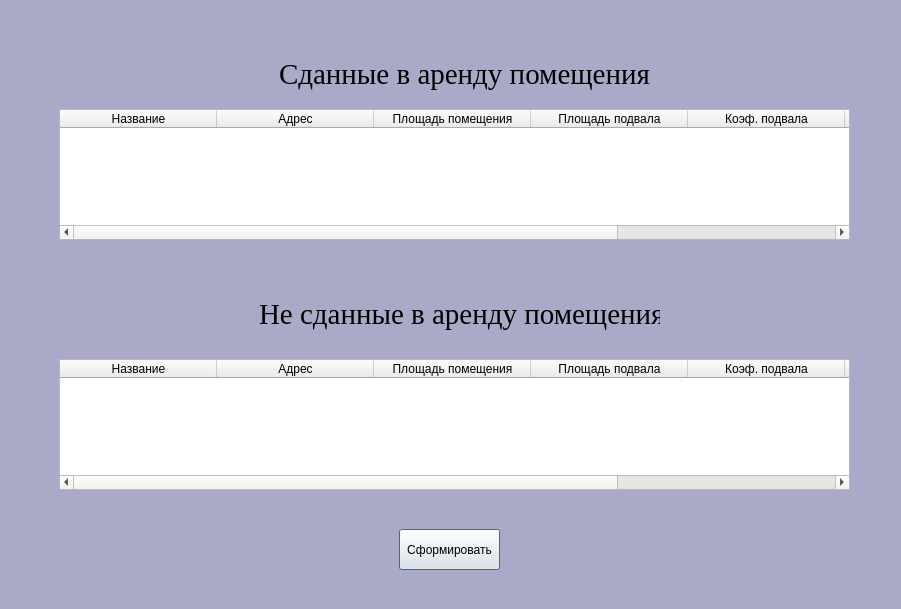
<?xml version="1.0" encoding="UTF-8"?>
<ui version="4.0">
 <class>objectsstat</class>
 <widget class="QDialog" name="objectsstat">
  <property name="geometry">
   <rect>
    <x>0</x>
    <y>0</y>
    <width>901</width>
    <height>609</height>
   </rect>
  </property>
  <property name="sizePolicy">
   <sizepolicy hsizetype="Fixed" vsizetype="Fixed">
    <horstretch>0</horstretch>
    <verstretch>0</verstretch>
   </sizepolicy>
  </property>
  <property name="windowTitle">
   <string>Dialog</string>
  </property>
  <widget class="QFrame" name="background">
   <property name="enabled">
    <bool>true</bool>
   </property>
   <property name="geometry">
    <rect>
     <x>-1</x>
     <y>-1</y>
     <width>921</width>
     <height>611</height>
    </rect>
   </property>
   <property name="autoFillBackground">
    <bool>false</bool>
   </property>
   <property name="styleSheet">
    <string notr="true">#background {
background-color: rgb(170, 170, 200)
}</string>
   </property>
   <property name="frameShape">
    <enum>QFrame::StyledPanel</enum>
   </property>
   <property name="frameShadow">
    <enum>QFrame::Raised</enum>
   </property>
   <widget class="QTableWidget" name="tableobjects">
    <property name="geometry">
     <rect>
      <x>60</x>
      <y>110</y>
      <width>791</width>
      <height>131</height>
     </rect>
    </property>
    <property name="rowCount">
     <number>0</number>
    </property>
    <attribute name="horizontalHeaderMinimumSectionSize">
     <number>40</number>
    </attribute>
    <attribute name="horizontalHeaderDefaultSectionSize">
     <number>157</number>
    </attribute>
    <column>
     <property name="text">
      <string>Название</string>
     </property>
    </column>
    <column>
     <property name="text">
      <string>Адрес</string>
     </property>
    </column>
    <column>
     <property name="text">
      <string>Площадь помещения</string>
     </property>
    </column>
    <column>
     <property name="text">
      <string>Площадь подвала</string>
     </property>
    </column>
    <column>
     <property name="text">
      <string>Коэф. подвала</string>
     </property>
    </column>
    <column>
     <property name="text">
      <string>Коэф. тех. обустройства</string>
     </property>
    </column>
    <column>
     <property name="text">
      <string>Арендная плата</string>
     </property>
    </column>
   </widget>
   <widget class="QLabel" name="label">
    <property name="geometry">
     <rect>
      <x>280</x>
      <y>50</y>
      <width>371</width>
      <height>51</height>
     </rect>
    </property>
    <property name="font">
     <font>
      <family>Times New Roman</family>
      <pointsize>22</pointsize>
     </font>
    </property>
    <property name="text">
     <string>Cданные в аренду помещения</string>
    </property>
   </widget>
   <widget class="QPushButton" name="updatebutton">
    <property name="geometry">
     <rect>
      <x>400</x>
      <y>530</y>
      <width>101</width>
      <height>41</height>
     </rect>
    </property>
    <property name="text">
     <string>Сформировать</string>
    </property>
   </widget>
   <widget class="QLabel" name="label_2">
    <property name="geometry">
     <rect>
      <x>260</x>
      <y>290</y>
      <width>401</width>
      <height>51</height>
     </rect>
    </property>
    <property name="font">
     <font>
      <family>Times New Roman</family>
      <pointsize>22</pointsize>
     </font>
    </property>
    <property name="text">
     <string>Не сданные в аренду помещения</string>
    </property>
   </widget>
   <widget class="QTableWidget" name="tableobjects_2">
    <property name="geometry">
     <rect>
      <x>60</x>
      <y>360</y>
      <width>791</width>
      <height>131</height>
     </rect>
    </property>
    <property name="rowCount">
     <number>0</number>
    </property>
    <attribute name="horizontalHeaderMinimumSectionSize">
     <number>40</number>
    </attribute>
    <attribute name="horizontalHeaderDefaultSectionSize">
     <number>157</number>
    </attribute>
    <column>
     <property name="text">
      <string>Название</string>
     </property>
    </column>
    <column>
     <property name="text">
      <string>Адрес</string>
     </property>
    </column>
    <column>
     <property name="text">
      <string>Площадь помещения</string>
     </property>
    </column>
    <column>
     <property name="text">
      <string>Площадь подвала</string>
     </property>
    </column>
    <column>
     <property name="text">
      <string>Коэф. подвала</string>
     </property>
    </column>
    <column>
     <property name="text">
      <string>Коэф. тех. обустройства</string>
     </property>
    </column>
    <column>
     <property name="text">
      <string>Арендная плата</string>
     </property>
    </column>
   </widget>
  </widget>
 </widget>
 <resources/>
 <connections/>
</ui>
